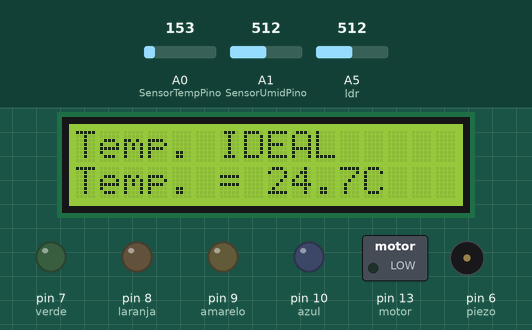
Recording of a sketch running on a simulated Arduino Uno, built with avr-gcc and run on an emulated ATmega328P. Parts: 16×2 character LCD, switched loads named in the sketch (green lamp = pin HIGH), output pins drawn as LEDs (lit = HIGH), buzzer (waves = sounding, pin HIGH). Inputs (shaded band) come from the test bench; at power-on: A1 (SensorUmidPino) = 512, A0 (SensorTempPino) = 153, A5 (ldr) = 512.

Above: at 1.2 s.
1.3 s: A1 (SensorUmidPino) set to 222
At 2.3 s:
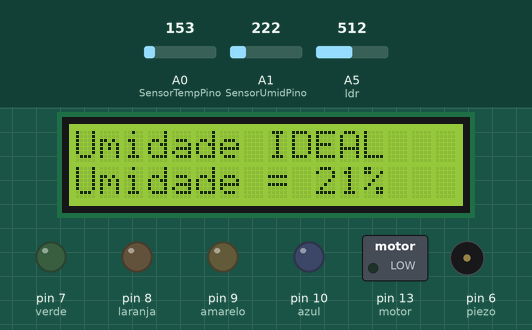
9.5 s: A1 (SensorUmidPino) set to 194
At 10.4 s:
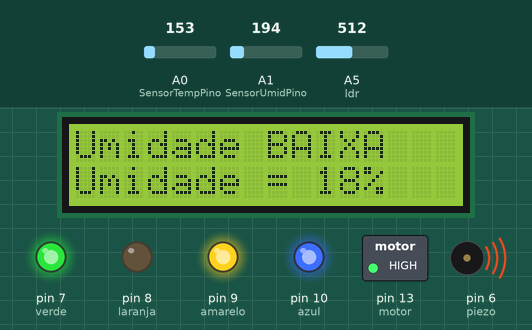
19.6 s: A0 (SensorTempPino) set to 166
At 24.6 s:
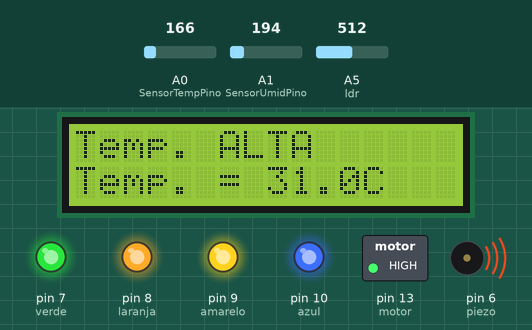
33.6 s: A5 (ldr) set to 834
39.3 s: A5 (ldr) set to 862
At 46.9 s:
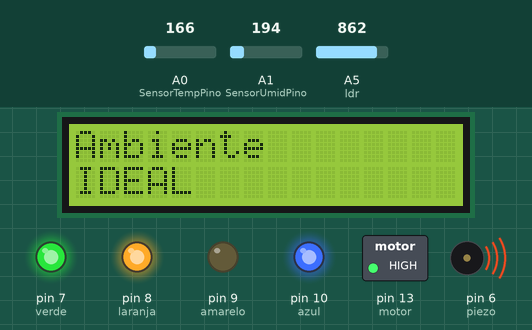
53.3 s: A1 (SensorUmidPino) set to 716
At 59.6 s:
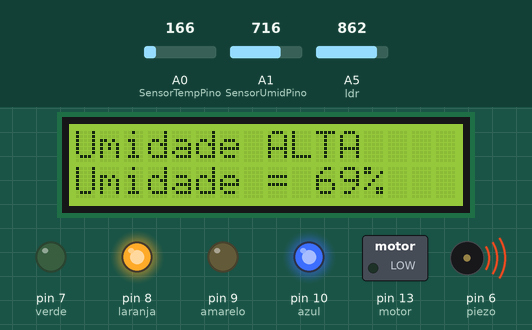
Timing chart, 0 to 61.1 s (numbered marks = the images above; inputs shaded):
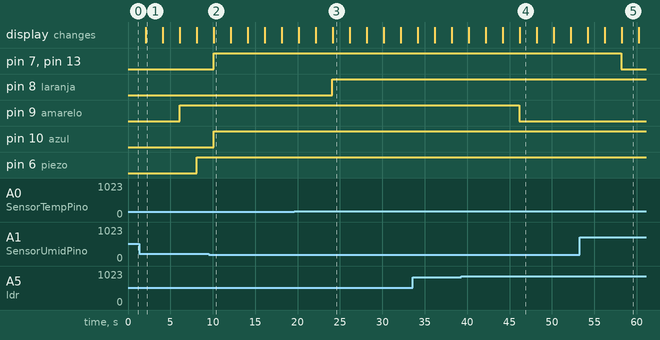

The sketch:

code.ino
```cpp
//GS - Sky Garden
#include <LiquidCrystal.h>

//declaração de variáveis
LiquidCrystal LCD(12,11,5,4,3,2);

int SensorTempPino = 0;

int SensorUmidPino = 1;
int porcem = 0;

int ldr = A5;
int valorldr = 0;

int piezo = 6;

const int motor = 13;

int laranja = 8;
int amarelo = 9;
int azul = 10;
int verde = 7;

// define as saidas e as entradas
void setup()
{
  pinMode(laranja, OUTPUT);
  pinMode(amarelo, OUTPUT);
  pinMode(azul, OUTPUT);
  pinMode(verde, OUTPUT);
  pinMode(piezo, OUTPUT);
  pinMode(ldr, INPUT);
  pinMode(motor, OUTPUT);

  LCD.begin(16,2);
}

//declara função loop()
void loop()
{
//cálculo da temperatura em graus celsius
  int SensorTempTensao = analogRead(SensorTempPino);

  float Tensao = SensorTempTensao*5;
  Tensao/=1024;

  float TemperaturaC = (Tensao-0.5)*100;

//temperatura alta
  if (TemperaturaC > 25) {
      	digitalWrite(laranja, HIGH);
      	LCD.setCursor(0,0);
      	LCD.print("Temp. ALTA      ");
      	LCD.setCursor(0,1);
      	LCD.print("Temp. = ");
      	LCD.setCursor(8,1);
      	LCD.print(TemperaturaC);
      	LCD.setCursor(12,1);
      	LCD.print("C    ");
      	delay(2000);
   }
//temperatura baixa
   else if (TemperaturaC < 15) {
      	digitalWrite(laranja, HIGH);
      	LCD.setCursor(0,0);
      	LCD.print("Temp. BAIXA      ");
      	LCD.setCursor(0,1);
      	LCD.print("Temp. = ");
      	LCD.setCursor(8,1);
      	LCD.print(TemperaturaC);
      	LCD.setCursor(12,1);
      	LCD.print("C    ");
      	delay(2000);
   }
//temperatura ideal
  else {
      	digitalWrite(laranja, LOW);
      	LCD.setCursor(0,0);
      	LCD.print("Temp. IDEAL     ");
      	LCD.setCursor(0,1);
      	LCD.print("Temp. = ");
      	LCD.setCursor(8,1);
      	LCD.print(TemperaturaC);
      	LCD.setCursor(12,1);
      	LCD.print("C   ");
      	delay(2000);
  }

  //ajusta a porcentagem da umidade
   int SensorUmidTensao = analogRead(SensorUmidPino);

   float porcem = map(SensorUmidTensao,0,1023,0,100);

//umidade alta
  if (porcem > 60) {
      	digitalWrite(azul, HIGH);
      	digitalWrite(motor, LOW);
      	digitalWrite(verde, LOW);
     	LCD.setCursor(0,0);
	LCD.print("Umidade ALTA    ");
     	LCD.setCursor(0,1);
      	LCD.print("Umidade = ");
      	LCD.setCursor(10,1);
      	LCD.print(porcem);
      	LCD.setCursor(12,1);
      	LCD.print("%  ");
      	delay(2000);
      	LCD.setCursor(0,0);
	LCD.print("Irrigador:    ");
      	LCD.setCursor(0,1);
      	LCD.print("DESLIGADO       ");
      	delay(2000);
   }
  //umidade baixa
   else if (porcem < 20){
      	digitalWrite(azul, HIGH);
      	digitalWrite(motor, HIGH);
      	digitalWrite(verde, HIGH);
      	LCD.setCursor(0,0);
	LCD.print("Umidade BAIXA    ");
      	LCD.setCursor(0,1);
      	LCD.print("Umidade = ");
      	LCD.setCursor(10,1);
      	LCD.print(porcem);
      	LCD.setCursor(12,1);
      	LCD.print("%  ");
      	delay(2000);
      	LCD.setCursor(0,0);
	LCD.print("Irrigador:    ");
      	LCD.setCursor(0,1);
      	LCD.print("LIGADO         ");
      	delay(2000);
  }
//umidade ideal
  else {
      	digitalWrite(azul, LOW);
      	digitalWrite(motor, LOW);
      	digitalWrite(verde, LOW);
     	LCD.setCursor(0,0);
	LCD.print("Umidade IDEAL     ");
      	LCD.setCursor(0,1);
      	LCD.print("Umidade = ");
      	LCD.setCursor(10,1);
      	LCD.print(porcem);
      	LCD.setCursor(12,1);
      	LCD.print("%  ");
      	delay(2000);
      	LCD.setCursor(0,0);
	LCD.print("Irrigador:    ");
      	LCD.setCursor(0,1);
      	LCD.print("DESLIGADO       ");
      	delay(2000);
}

 //luminosidade alta
 if(analogRead(ldr) > 950){
      	digitalWrite(amarelo, HIGH);
    	LCD.setCursor(0,0);
	LCD.print("Ambiente muito ");
    	LCD.setCursor(0,1);
	LCD.print("CLARO          ");
    	delay(2000);

}
 //luminosidade baixa
 else if (analogRead(ldr) < 850){
      	digitalWrite(amarelo, HIGH);
    	LCD.setCursor(0,0);
	LCD.print("Ambiente muito");
    	LCD.setCursor(0,1);
	LCD.print("ESCURO         ");
    	delay(2000);
  }
 //luminosidade ideal
  else{
      	digitalWrite(amarelo, LOW);
    	LCD.setCursor(0,0);
	LCD.print("Ambiente     ");
    	LCD.setCursor(0,1);
	LCD.print("IDEAL            ");
    	delay(2000);
 }

//piezo
  if(analogRead(ldr) < 850 || analogRead(ldr) > 950 || TemperaturaC < 15 || TemperaturaC > 25){
    	digitalWrite(piezo, HIGH);
  }
  else{
    	digitalWrite(piezo, LOW);
    }
}
```

Measured:
- the behaviour switches between 205 and 204 on A1 (SensorUmidPino) (found by bisection; images 1 and 2)
- the behaviour switches between 153 and 154 on A0 (SensorTempPino) (found by bisection; images 2 and 3)
- the behaviour switches between 849 and 850 on A5 (ldr) (found by bisection; images 3 and 4)
- after the input at 9.5 s, pin 7 (verde), pin 10 (azul), pin 13 (motor): LOW → HIGH after 0.59 s; the display: changes after 0.59 s (image 2)
- after the input at 19.6 s, pin 8 (laranja): LOW → HIGH after 4.5 s; the display: first differs from a run without the input after 4.5 s (image 3)
- after the input at 39.3 s, pin 9 (amarelo): HIGH → LOW after 6.9 s; the display: first differs from a run without the input after 6.9 s (image 4)
- after the input at 53.3 s, pin 7 (verde), pin 13 (motor): HIGH → LOW after 4.9 s; the display: first differs from a run without the input after 4.9 s (image 5)
